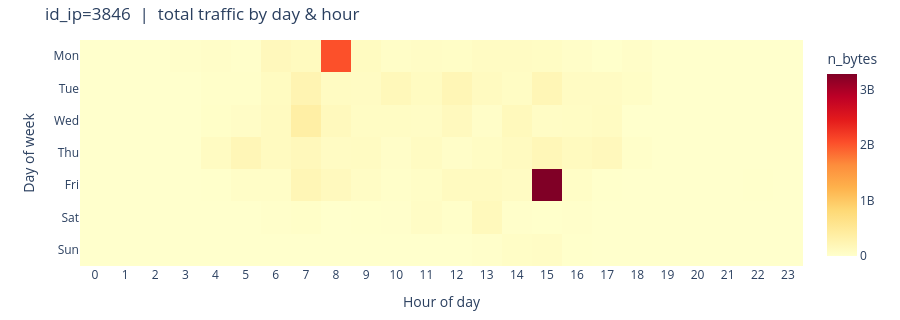
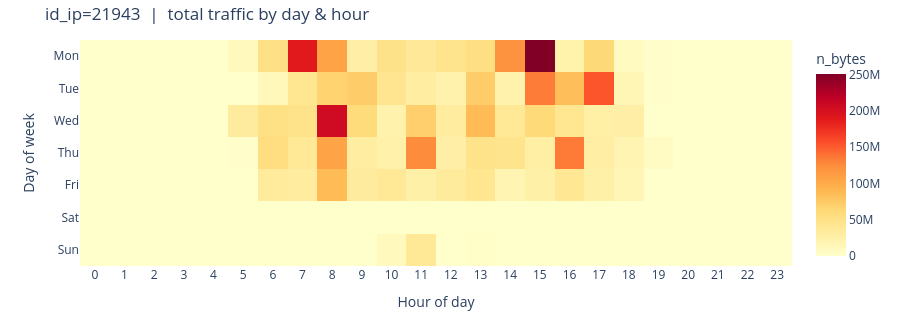
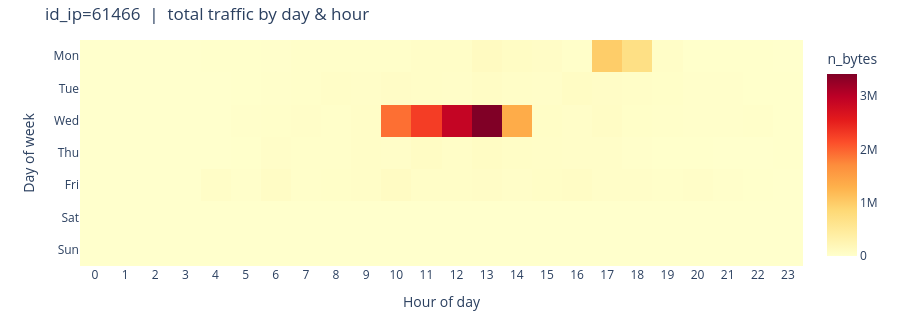
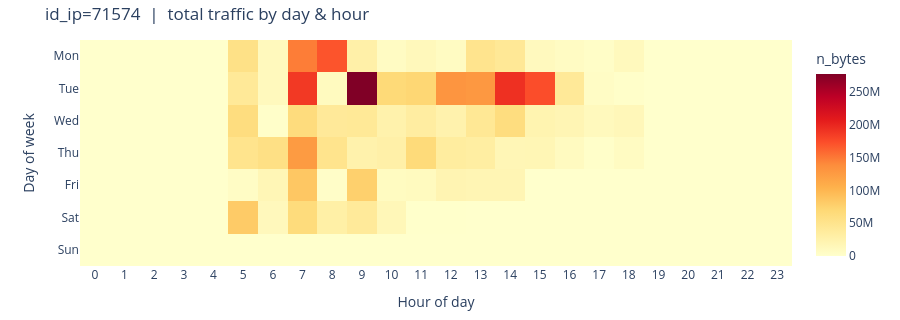

Source (notebook cell) for these figures, in order:
### Code cell
for ts_id in source.ts_ids:
    df = get_full_series(source, ts_id)
    df["hour"] = df["datetime"].dt.hour
    df["day"] = df["datetime"].dt.dayofweek

    pivot = df.groupby(["day", "hour"])[TARGET].sum().unstack(level="hour")
    pivot.index = ["Mon", "Tue", "Wed", "Thu", "Fri", "Sat", "Sun"]

    fig = go.Figure(go.Heatmap(
        z=pivot.values,
        x=pivot.columns.tolist(),
        y=pivot.index.tolist(),
        colorscale="YlOrRd",
        colorbar=dict(title="n_bytes"),
    ))
    fig.update_layout(
        title=f"id_ip={ts_id}  |  total traffic by day & hour",
        xaxis_title="Hour of day",
        yaxis_title="Day of week",
        xaxis=dict(tickmode="linear", dtick=1),
        yaxis=dict(autorange="reversed"),
        height=320,
        margin=dict(t=40, b=40),
    )
    fig.show()

### Figure 1 — Plotly figure (JSON) as saved in the notebook; plotly's stock layout.template omitted (floating-point values rounded to 4 significant figures; data arrays with more than 128 entries replaced by an {"elided": "..."} marker saying what was removed)
{"data": [{"colorbar": {"title": {"text": "n_bytes"}}, "colorscale": [[0, "rgb(255,255,204)"], [0.125, "rgb(255,237,160)"], [0.25, "rgb(254,217,118)"], [0.375, "rgb(254,178,76)"], [0.5, "rgb(253,141,60)"], [0.625, "rgb(252,78,42)"], [0.75, "rgb(227,26,28)"], [0.875, "rgb(189,0,38)"], [1, "rgb(128,0,38)"]], "type": "heatmap", "x": [0, 1, 2, 3, 4, 5, 6, 7, 8, 9, 10, 11, 12, 13, 14, 15, 16, 17, 18, 19, 20, 21, 22, 23], "y": ["Mon", "Tue", "Wed", "Thu", "Fri", "Sat", "Sun"], "z": {"elided": "7x24 float values"}}], "layout": {"height": 320, "margin": {"b": 40, "t": 40}, "title": {"text": "id_ip=3846  |  total traffic by day & hour"}, "xaxis": {"dtick": 1, "tickmode": "linear", "title": {"text": "Hour of day"}}, "yaxis": {"autorange": "reversed", "title": {"text": "Day of week"}}}}

### Figure 2 — Plotly figure (JSON) as saved in the notebook; plotly's stock layout.template omitted (floating-point values rounded to 4 significant figures; data arrays with more than 128 entries replaced by an {"elided": "..."} marker saying what was removed)
{"data": [{"colorbar": {"title": {"text": "n_bytes"}}, "colorscale": [[0, "rgb(255,255,204)"], [0.125, "rgb(255,237,160)"], [0.25, "rgb(254,217,118)"], [0.375, "rgb(254,178,76)"], [0.5, "rgb(253,141,60)"], [0.625, "rgb(252,78,42)"], [0.75, "rgb(227,26,28)"], [0.875, "rgb(189,0,38)"], [1, "rgb(128,0,38)"]], "type": "heatmap", "x": [0, 1, 2, 3, 4, 5, 6, 7, 8, 9, 10, 11, 12, 13, 14, 15, 16, 17, 18, 19, 20, 21, 22, 23], "y": ["Mon", "Tue", "Wed", "Thu", "Fri", "Sat", "Sun"], "z": {"elided": "7x24 float values"}}], "layout": {"height": 320, "margin": {"b": 40, "t": 40}, "title": {"text": "id_ip=21943  |  total traffic by day & hour"}, "xaxis": {"dtick": 1, "tickmode": "linear", "title": {"text": "Hour of day"}}, "yaxis": {"autorange": "reversed", "title": {"text": "Day of week"}}}}

### Figure 3 — Plotly figure (JSON) as saved in the notebook; plotly's stock layout.template omitted (floating-point values rounded to 4 significant figures; data arrays with more than 128 entries replaced by an {"elided": "..."} marker saying what was removed)
{"data": [{"colorbar": {"title": {"text": "n_bytes"}}, "colorscale": [[0, "rgb(255,255,204)"], [0.125, "rgb(255,237,160)"], [0.25, "rgb(254,217,118)"], [0.375, "rgb(254,178,76)"], [0.5, "rgb(253,141,60)"], [0.625, "rgb(252,78,42)"], [0.75, "rgb(227,26,28)"], [0.875, "rgb(189,0,38)"], [1, "rgb(128,0,38)"]], "type": "heatmap", "x": [0, 1, 2, 3, 4, 5, 6, 7, 8, 9, 10, 11, 12, 13, 14, 15, 16, 17, 18, 19, 20, 21, 22, 23], "y": ["Mon", "Tue", "Wed", "Thu", "Fri", "Sat", "Sun"], "z": {"elided": "7x24 float values"}}], "layout": {"height": 320, "margin": {"b": 40, "t": 40}, "title": {"text": "id_ip=61466  |  total traffic by day & hour"}, "xaxis": {"dtick": 1, "tickmode": "linear", "title": {"text": "Hour of day"}}, "yaxis": {"autorange": "reversed", "title": {"text": "Day of week"}}}}

### Figure 4 — Plotly figure (JSON) as saved in the notebook; plotly's stock layout.template omitted (floating-point values rounded to 4 significant figures; data arrays with more than 128 entries replaced by an {"elided": "..."} marker saying what was removed)
{"data": [{"colorbar": {"title": {"text": "n_bytes"}}, "colorscale": [[0, "rgb(255,255,204)"], [0.125, "rgb(255,237,160)"], [0.25, "rgb(254,217,118)"], [0.375, "rgb(254,178,76)"], [0.5, "rgb(253,141,60)"], [0.625, "rgb(252,78,42)"], [0.75, "rgb(227,26,28)"], [0.875, "rgb(189,0,38)"], [1, "rgb(128,0,38)"]], "type": "heatmap", "x": [0, 1, 2, 3, 4, 5, 6, 7, 8, 9, 10, 11, 12, 13, 14, 15, 16, 17, 18, 19, 20, 21, 22, 23], "y": ["Mon", "Tue", "Wed", "Thu", "Fri", "Sat", "Sun"], "z": {"elided": "7x24 float values"}}], "layout": {"height": 320, "margin": {"b": 40, "t": 40}, "title": {"text": "id_ip=71574  |  total traffic by day & hour"}, "xaxis": {"dtick": 1, "tickmode": "linear", "title": {"text": "Hour of day"}}, "yaxis": {"autorange": "reversed", "title": {"text": "Day of week"}}}}
